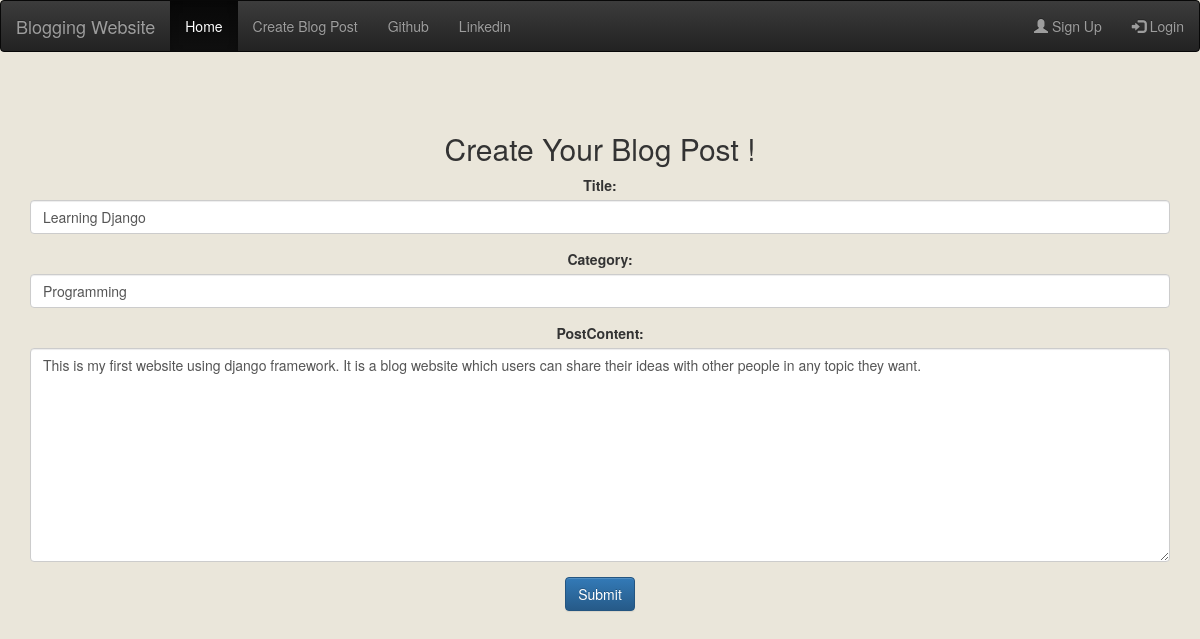
Page /post/edit/1/ on the earlier database version.
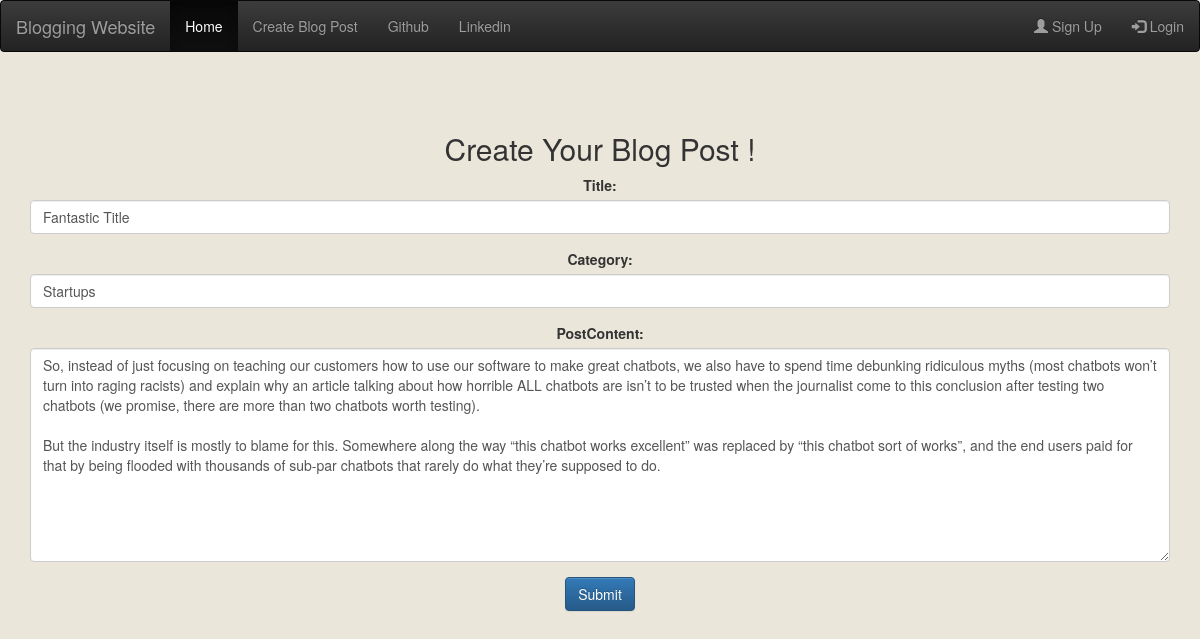
Same page on the later database version.
### blog/models.py (models this page shows, shortened)
class Post(models.Model):
    postAuthor = CurrentUserField()
    title = models.CharField(max_length = 150)
    category = models.CharField(max_length = 150)
    postContent = models.TextField()
    postCreatedDate = models.DateTimeField(default = timezone.now)
    postLikes = models.IntegerField(default = 0)

### blog/views.py (the view)
# urls.py: path('post/edit/<int:post_id>/', views.editPost, name = 'editPost'),
def editPost(request, post_id):
    post = get_object_or_404(Post, pk = post_id)
    form = PostForm(instance = post)
    return render (request, 'blog/post_edit.html', {'form': form})

### blog/forms.py
class PostForm(forms.ModelForm):
    class Meta:
        model = Post
        fields = ('title', 'category', 'postContent',)
        widgets = {
            'title': forms.TextInput(),
            'category': forms.TextInput(),
            'postContent': forms.Textarea(),
        }

### blog/templates/blog/post_edit.html (shortened to what this page needs)
{% load widget_tweaks %}
{% include 'blog/base.html' %}
<div class = "container" >
    <div class = "text-center">
      <h2>Create Your Blog Post ! </h2>
      <form action = "update/" method="POST">
        {% for field in form.visible_fields %}
          <div class="form-group">
            {{ field.label_tag }}
            {% render_field field class="form-control" %}
          </div>
        {% endfor %}
        <button type="submit" class="btn btn-primary">Submit</button>
      </form>
    </div>
</div>

### blog/templates/blog/base.html (shortened to what this page needs)
<!DOCTYPE html>
{% load static %}
<html>
    <head>
        <link rel="stylesheet" href="https://maxcdn.bootstrapcdn.com/bootstrap/3.3.7/css/bootstrap.min.css">
        <link rel="stylesheet" href="https://maxcdn.bootstrapcdn.com/bootstrap/3.3.7/css/bootstrap-theme.min.css">
        <link rel="stylesheet" href="{% static 'css/blog.css' %}">
    </head>
<body class='wrapper'>
  <nav class="navbar navbar-inverse">
    <div class="container-fluid">
      <div class="navbar-header">
        <a class="navbar-brand" href="{% url 'blog:postList' %}">Blogging Website</a>
      </div>
      <ul class="nav navbar-nav">
        <li class="active"><a href="{% url 'blog:postList' %}">Home</a></li>
        <li><a href="{% url 'blog:newPost' %}">Create Blog Post</a></li>
        <li><a href="www.github.com">Github</a></li>
        <li><a href="www.linkedin.com"> Linkedin</a></li>
      </ul>
      <ul class="nav navbar-nav navbar-right">
        <li><a href="#"><span class="glyphicon glyphicon-user"></span> Sign Up</a></li>
        <li><a href="#"><span class="glyphicon glyphicon-log-in"></span> Login</a></li>
      </ul>
    </div>
  </nav>
</body>
</html>

### blog/static/css/blog.css (style rules this page uses)
body { background-color: #EAE6DA; }

Differences in the rows shown:
changed Post: title "Learning Django" → "Fantastic Title"; category "Programming" → "Startups"; postContent "This is my first website using django framework. It is a blog website which users can share their ideas with other people in any topic they want." → "So, instead of just focusing on teaching our customers how to use our software to make great chatbots, we also have to spend time debunking ridiculous myths (most chatbots won’t turn into raging racists) and explain why an article talking about how horrible ALL chatbots are isn’t to be trusted when the journalist come to this conclusion after testing two chatbots (we promise, there are more than two chatbots worth testing). But the industry itself is mostly to blame for this. Somewhere along the way “this chatbot works excellent” was replaced by “this chatbot sort of works”, and the end users paid for that by being flooded with thousands of sub-par chatbots that rarely do what they’re…"
